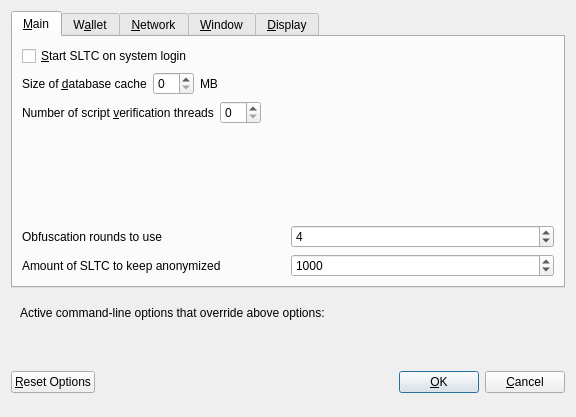
<?xml version="1.0" encoding="UTF-8"?>
<ui version="4.0">
 <class>OptionsDialog</class>
 <widget class="QDialog" name="OptionsDialog">
  <property name="geometry">
   <rect>
    <x>0</x>
    <y>0</y>
    <width>576</width>
    <height>417</height>
   </rect>
  </property>
  <property name="windowTitle">
   <string>Options</string>
  </property>
  <property name="modal">
   <bool>true</bool>
  </property>
  <layout class="QVBoxLayout" name="verticalLayout">
   <item>
    <widget class="QTabWidget" name="tabWidget">
     <property name="currentIndex">
      <number>0</number>
     </property>
     <widget class="QWidget" name="tabMain">
      <attribute name="title">
       <string>&amp;Main</string>
      </attribute>
      <layout class="QVBoxLayout" name="verticalLayout_Main">
       <item>
        <widget class="QCheckBox" name="bitcoinAtStartup">
         <property name="toolTip">
          <string>Automatically start SLTC after logging in to the system.</string>
         </property>
         <property name="text">
          <string>&amp;Start SLTC on system login</string>
         </property>
        </widget>
       </item>
       <item>
        <layout class="QHBoxLayout" name="horizontalLayout_2_Main">
         <item>
          <widget class="QLabel" name="databaseCacheLabel">
           <property name="text">
            <string>Size of &amp;database cache</string>
           </property>
           <property name="textFormat">
            <enum>Qt::PlainText</enum>
           </property>
           <property name="buddy">
            <cstring>databaseCache</cstring>
           </property>
          </widget>
         </item>
         <item>
          <widget class="QSpinBox" name="databaseCache"/>
         </item>
         <item>
          <widget class="QLabel" name="databaseCacheUnitLabel">
           <property name="text">
            <string>MB</string>
           </property>
           <property name="textFormat">
            <enum>Qt::PlainText</enum>
           </property>
          </widget>
         </item>
         <item>
          <spacer name="horizontalSpacer_2_Main">
           <property name="orientation">
            <enum>Qt::Horizontal</enum>
           </property>
           <property name="sizeHint" stdset="0">
            <size>
             <width>40</width>
             <height>20</height>
            </size>
           </property>
          </spacer>
         </item>
        </layout>
       </item>
       <item>
        <layout class="QHBoxLayout" name="horizontalLayout_3_Main">
         <item>
          <widget class="QLabel" name="threadsScriptVerifLabel">
           <property name="text">
            <string>Number of script &amp;verification threads</string>
           </property>
           <property name="textFormat">
            <enum>Qt::PlainText</enum>
           </property>
           <property name="buddy">
            <cstring>threadsScriptVerif</cstring>
           </property>
          </widget>
         </item>
         <item>
          <widget class="QSpinBox" name="threadsScriptVerif">
           <property name="toolTip">
            <string>(0 = auto, &lt;0 = leave that many cores free)</string>
           </property>
          </widget>
         </item>
         <item>
          <spacer name="horizontalSpacer_3_Main">
           <property name="orientation">
            <enum>Qt::Horizontal</enum>
           </property>
           <property name="sizeHint" stdset="0">
            <size>
             <width>40</width>
             <height>20</height>
            </size>
           </property>
          </spacer>
         </item>
        </layout>
       </item>
       <item>
        <spacer name="verticalSpacer_Main">
         <property name="orientation">
          <enum>Qt::Vertical</enum>
         </property>
         <property name="sizeHint" stdset="0">
          <size>
           <width>20</width>
           <height>40</height>
          </size>
         </property>
        </spacer>
       </item>
       <item>
        <layout class="QHBoxLayout" name="horizontalLayout_4_Main">
         <item>
          <widget class="QLabel" name="label">
           <property name="toolTip">
            <string>This setting determines the amount of individual masternodes that an input will be anonymized through.&lt;br/&gt;More rounds of anonymization gives a higher degree of privacy, but also costs more in fees.</string>
           </property>
           <property name="text">
            <string>Obfuscation rounds to use</string>
           </property>
          </widget>
         </item>
         <item>
          <widget class="QSpinBox" name="obfuscationRounds">
           <property name="minimum">
            <number>2</number>
           </property>
           <property name="maximum">
            <number>8</number>
           </property>
           <property name="value">
            <number>4</number>
           </property>
          </widget>
         </item>
        </layout>
       </item>
       <item>
        <layout class="QHBoxLayout" name="horizontalLayout">
         <item>
          <widget class="QLabel" name="label_2">
           <property name="toolTip">
            <string>This amount acts as a threshold to turn off Obfuscation once it's reached.</string>
           </property>
           <property name="statusTip">
            <string notr="true"/>
           </property>
           <property name="whatsThis">
            <string notr="true"/>
           </property>
           <property name="accessibleName">
            <string notr="true"/>
           </property>
           <property name="accessibleDescription">
            <string notr="true"/>
           </property>
           <property name="text">
            <string>Amount of SLTC to keep anonymized</string>
           </property>
          </widget>
         </item>
         <item>
          <widget class="QSpinBox" name="anonymizeSLTC">
           <property name="minimum">
            <number>100</number>
           </property>
           <property name="maximum">
            <number>100000</number>
           </property>
           <property name="singleStep">
            <number>100</number>
           </property>
           <property name="value">
            <number>1000</number>
           </property>
          </widget>
         </item>
        </layout>
       </item>
      </layout>
     </widget>
     <widget class="QWidget" name="tabWallet">
      <attribute name="title">
       <string>W&amp;allet</string>
      </attribute>
      <layout class="QVBoxLayout" name="verticalLayout_Wallet">
       <item>
        <widget class="QGroupBox" name="groupBox">
         <property name="title">
          <string>Expert</string>
         </property>
         <layout class="QVBoxLayout" name="verticalLayout_2">
          <item>
           <widget class="QCheckBox" name="coinControlFeatures">
            <property name="toolTip">
             <string>Whether to show coin control features or not.</string>
            </property>
            <property name="text">
             <string>Enable coin &amp;control features</string>
            </property>
           </widget>
          </item>
          <item>
           <widget class="QCheckBox" name="showMasternodesTab">
            <property name="toolTip">
             <string>Show additional tab listing all your masternodes in first sub-tab&lt;br/&gt;and all masternodes on the network in second sub-tab.</string>
            </property>
            <property name="text">
             <string>Show Masternodes Tab</string>
            </property>
           </widget>
          </item>
          <item>
           <widget class="QCheckBox" name="spendZeroConfChange">
            <property name="toolTip">
             <string>If you disable the spending of unconfirmed change, the change from a transaction&lt;br/&gt;cannot be used until that transaction has at least one confirmation.&lt;br/&gt;This also affects how your balance is computed.</string>
            </property>
            <property name="text">
             <string>&amp;Spend unconfirmed change</string>
            </property>
           </widget>
          </item>
         </layout>
        </widget>
       </item>
       <item>
        <spacer name="verticalSpacer_Wallet">
         <property name="orientation">
          <enum>Qt::Vertical</enum>
         </property>
         <property name="sizeHint" stdset="0">
          <size>
           <width>20</width>
           <height>40</height>
          </size>
         </property>
        </spacer>
       </item>
      </layout>
     </widget>
     <widget class="QWidget" name="tabNetwork">
      <attribute name="title">
       <string>&amp;Network</string>
      </attribute>
      <layout class="QVBoxLayout" name="verticalLayout_Network">
       <item>
        <widget class="QCheckBox" name="mapPortUpnp">
         <property name="toolTip">
          <string>Automatically open the SLTC client port on the router. This only works when your router supports UPnP and it is enabled.</string>
         </property>
         <property name="text">
          <string>Map port using &amp;UPnP</string>
         </property>
        </widget>
       </item>
       <item>
        <widget class="QCheckBox" name="allowIncoming">
         <property name="toolTip">
          <string>Accept connections from outside</string>
         </property>
         <property name="text">
          <string>Allow incoming connections</string>
         </property>
        </widget>
       </item>
       <item>
        <widget class="QCheckBox" name="connectSocks">
         <property name="toolTip">
          <string>Connect to the SLTC network through a SOCKS5 proxy.</string>
         </property>
         <property name="text">
          <string>&amp;Connect through SOCKS5 proxy (default proxy):</string>
         </property>
        </widget>
       </item>
       <item>
        <layout class="QHBoxLayout" name="horizontalLayout_1_Network">
         <item>
          <widget class="QLabel" name="proxyIpLabel">
           <property name="text">
            <string>Proxy &amp;IP:</string>
           </property>
           <property name="textFormat">
            <enum>Qt::PlainText</enum>
           </property>
           <property name="buddy">
            <cstring>proxyIp</cstring>
           </property>
          </widget>
         </item>
         <item>
          <widget class="QValidatedLineEdit" name="proxyIp">
           <property name="minimumSize">
            <size>
             <width>140</width>
             <height>0</height>
            </size>
           </property>
           <property name="maximumSize">
            <size>
             <width>140</width>
             <height>16777215</height>
            </size>
           </property>
           <property name="toolTip">
            <string>IP address of the proxy (e.g. IPv4: 127.0.0.1 / IPv6: ::1)</string>
           </property>
          </widget>
         </item>
         <item>
          <widget class="QLabel" name="proxyPortLabel">
           <property name="text">
            <string>&amp;Port:</string>
           </property>
           <property name="textFormat">
            <enum>Qt::PlainText</enum>
           </property>
           <property name="buddy">
            <cstring>proxyPort</cstring>
           </property>
          </widget>
         </item>
         <item>
          <widget class="QLineEdit" name="proxyPort">
           <property name="minimumSize">
            <size>
             <width>55</width>
             <height>0</height>
            </size>
           </property>
           <property name="maximumSize">
            <size>
             <width>55</width>
             <height>16777215</height>
            </size>
           </property>
           <property name="toolTip">
            <string>Port of the proxy (e.g. 9050)</string>
           </property>
          </widget>
         </item>
         <item>
          <spacer name="horizontalSpacer_1_Network">
           <property name="orientation">
            <enum>Qt::Horizontal</enum>
           </property>
           <property name="sizeHint" stdset="0">
            <size>
             <width>40</width>
             <height>20</height>
            </size>
           </property>
          </spacer>
         </item>
        </layout>
       </item>
       <item>
        <spacer name="verticalSpacer_Network">
         <property name="orientation">
          <enum>Qt::Vertical</enum>
         </property>
         <property name="sizeHint" stdset="0">
          <size>
           <width>20</width>
           <height>40</height>
          </size>
         </property>
        </spacer>
       </item>
      </layout>
     </widget>
     <widget class="QWidget" name="tabWindow">
      <attribute name="title">
       <string>&amp;Window</string>
      </attribute>
      <layout class="QVBoxLayout" name="verticalLayout_Window">
       <item>
        <widget class="QCheckBox" name="minimizeToTray">
         <property name="toolTip">
          <string>Show only a tray icon after minimizing the window.</string>
         </property>
         <property name="text">
          <string>&amp;Minimize to the tray instead of the taskbar</string>
         </property>
        </widget>
       </item>
       <item>
        <widget class="QCheckBox" name="minimizeOnClose">
         <property name="toolTip">
          <string>Minimize instead of exit the application when the window is closed. When this option is enabled, the application will be closed only after selecting Quit in the menu.</string>
         </property>
         <property name="text">
          <string>M&amp;inimize on close</string>
         </property>
        </widget>
       </item>
       <item>
        <spacer name="verticalSpacer_Window">
         <property name="orientation">
          <enum>Qt::Vertical</enum>
         </property>
         <property name="sizeHint" stdset="0">
          <size>
           <width>20</width>
           <height>40</height>
          </size>
         </property>
        </spacer>
       </item>
      </layout>
     </widget>
     <widget class="QWidget" name="tabDisplay">
      <attribute name="title">
       <string>&amp;Display</string>
      </attribute>
      <layout class="QVBoxLayout" name="verticalLayout_Display">
       <item>
        <layout class="QHBoxLayout" name="horizontalLayout_1_Display">
         <item>
          <widget class="QLabel" name="langLabel">
           <property name="text">
            <string>User Interface &amp;language:</string>
           </property>
           <property name="textFormat">
            <enum>Qt::PlainText</enum>
           </property>
           <property name="buddy">
            <cstring>lang</cstring>
           </property>
          </widget>
         </item>
         <item>
          <widget class="QValueComboBox" name="lang">
           <property name="toolTip">
            <string>The user interface language can be set here. This setting will take effect after restarting SLTC.</string>
           </property>
          </widget>
         </item>
        </layout>
       </item>
       <item>
        <widget class="QLabel" name="label_3">
         <property name="toolTip">
          <string notr="true"/>
         </property>
         <property name="statusTip">
          <string notr="true"/>
         </property>
         <property name="whatsThis">
          <string notr="true"/>
         </property>
         <property name="accessibleName">
          <string notr="true"/>
         </property>
         <property name="text">
          <string>Language missing or translation incomplete? Help contributing translations here:
https://www.transifex.com/slatechain-project/slatechain-project-translations</string>
         </property>
         <property name="wordWrap">
          <bool>true</bool>
         </property>
         <property name="openExternalLinks">
          <bool>true</bool>
         </property>
         <property name="textInteractionFlags">
          <set>Qt::TextBrowserInteraction</set>
         </property>
        </widget>
       </item>
       <item>
        <layout class="QHBoxLayout" name="horizontalLayout_4_Display" stretch="0,0">
         <item>
          <widget class="QLabel" name="themeLabel">
           <property name="text">
            <string>User Interface Theme:</string>
           </property>
          </widget>
         </item>
         <item>
          <widget class="QValueComboBox" name="theme"/>
         </item>
        </layout>
       </item>
       <item>
        <widget class="Line" name="line">
         <property name="orientation">
          <enum>Qt::Horizontal</enum>
         </property>
        </widget>
       </item>
       <item>
        <layout class="QHBoxLayout" name="horizontalLayout_2_Display">
         <item>
          <widget class="QLabel" name="unitLabel">
           <property name="text">
            <string>&amp;Unit to show amounts in:</string>
           </property>
           <property name="textFormat">
            <enum>Qt::PlainText</enum>
           </property>
           <property name="buddy">
            <cstring>unit</cstring>
           </property>
          </widget>
         </item>
         <item>
          <widget class="QValueComboBox" name="unit">
           <property name="toolTip">
            <string>Choose the default subdivision unit to show in the interface and when sending coins.</string>
           </property>
          </widget>
         </item>
        </layout>
       </item>
       <item>
        <layout class="QHBoxLayout" name="horizontalLayout_5_Display">
         <item>
          <widget class="QLabel" name="digitsLabel">
           <property name="text">
            <string>Decimal digits</string>
           </property>
          </widget>
         </item>
         <item>
          <widget class="QValueComboBox" name="digits"/>
         </item>
        </layout>
       </item>
       <item>
        <layout class="QHBoxLayout" name="horizontalLayout_3_Display">
         <item>
          <widget class="QLabel" name="thirdPartyTxUrlsLabel">
           <property name="toolTip">
            <string>Third party URLs (e.g. a block explorer) that appear in the transactions tab as context menu items. %s in the URL is replaced by transaction hash. Multiple URLs are separated by vertical bar |.</string>
           </property>
           <property name="text">
            <string>Third party transaction URLs</string>
           </property>
           <property name="buddy">
            <cstring>thirdPartyTxUrls</cstring>
           </property>
          </widget>
         </item>
         <item>
          <widget class="QLineEdit" name="thirdPartyTxUrls">
           <property name="toolTip">
            <string>Third party URLs (e.g. a block explorer) that appear in the transactions tab as context menu items. %s in the URL is replaced by transaction hash. Multiple URLs are separated by vertical bar |.</string>
           </property>
          </widget>
         </item>
        </layout>
       </item>
       <item>
        <spacer name="verticalSpacer">
         <property name="orientation">
          <enum>Qt::Vertical</enum>
         </property>
         <property name="sizeHint" stdset="0">
          <size>
           <width>20</width>
           <height>40</height>
          </size>
         </property>
        </spacer>
       </item>
      </layout>
     </widget>
    </widget>
   </item>
   <item>
    <widget class="QFrame" name="frame">
     <layout class="QVBoxLayout" name="verticalLayout_Bottom">
      <item>
       <layout class="QHBoxLayout" name="horizontalLayout_Bottom">
        <item>
         <widget class="QLabel" name="overriddenByCommandLineInfoLabel">
          <property name="text">
           <string>Active command-line options that override above options:</string>
          </property>
          <property name="textFormat">
           <enum>Qt::PlainText</enum>
          </property>
         </widget>
        </item>
        <item>
         <spacer name="horizontalSpacer_Bottom">
          <property name="orientation">
           <enum>Qt::Horizontal</enum>
          </property>
          <property name="sizeHint" stdset="0">
           <size>
            <width>40</width>
            <height>20</height>
           </size>
          </property>
         </spacer>
        </item>
       </layout>
      </item>
      <item>
       <widget class="QLabel" name="overriddenByCommandLineLabel">
        <property name="text">
         <string/>
        </property>
        <property name="textFormat">
         <enum>Qt::PlainText</enum>
        </property>
        <property name="wordWrap">
         <bool>true</bool>
        </property>
       </widget>
      </item>
     </layout>
    </widget>
   </item>
   <item>
    <layout class="QHBoxLayout" name="horizontalLayout_Buttons">
     <item>
      <widget class="QPushButton" name="resetButton">
       <property name="toolTip">
        <string>Reset all client options to default.</string>
       </property>
       <property name="text">
        <string>&amp;Reset Options</string>
       </property>
       <property name="autoDefault">
        <bool>false</bool>
       </property>
      </widget>
     </item>
     <item>
      <spacer name="horizontalSpacer_1">
       <property name="orientation">
        <enum>Qt::Horizontal</enum>
       </property>
       <property name="sizeHint" stdset="0">
        <size>
         <width>40</width>
         <height>48</height>
        </size>
       </property>
      </spacer>
     </item>
     <item>
      <widget class="QLabel" name="statusLabel">
       <property name="minimumSize">
        <size>
         <width>200</width>
         <height>0</height>
        </size>
       </property>
       <property name="font">
        <font>
         <weight>75</weight>
         <bold>true</bold>
        </font>
       </property>
       <property name="text">
        <string/>
       </property>
       <property name="textFormat">
        <enum>Qt::PlainText</enum>
       </property>
       <property name="wordWrap">
        <bool>true</bool>
       </property>
      </widget>
     </item>
     <item>
      <spacer name="horizontalSpacer_2">
       <property name="orientation">
        <enum>Qt::Horizontal</enum>
       </property>
       <property name="sizeHint" stdset="0">
        <size>
         <width>40</width>
         <height>48</height>
        </size>
       </property>
      </spacer>
     </item>
     <item>
      <widget class="QPushButton" name="okButton">
       <property name="text">
        <string>&amp;OK</string>
       </property>
       <property name="autoDefault">
        <bool>false</bool>
       </property>
       <property name="default">
        <bool>true</bool>
       </property>
      </widget>
     </item>
     <item>
      <widget class="QPushButton" name="cancelButton">
       <property name="text">
        <string>&amp;Cancel</string>
       </property>
       <property name="autoDefault">
        <bool>false</bool>
       </property>
      </widget>
     </item>
    </layout>
   </item>
  </layout>
 </widget>
 <customwidgets>
  <customwidget>
   <class>QValidatedLineEdit</class>
   <extends>QLineEdit</extends>
   <header>qvalidatedlineedit.h</header>
  </customwidget>
  <customwidget>
   <class>QValueComboBox</class>
   <extends>QComboBox</extends>
   <header>qvaluecombobox.h</header>
  </customwidget>
 </customwidgets>
 <resources/>
 <connections/>
</ui>
